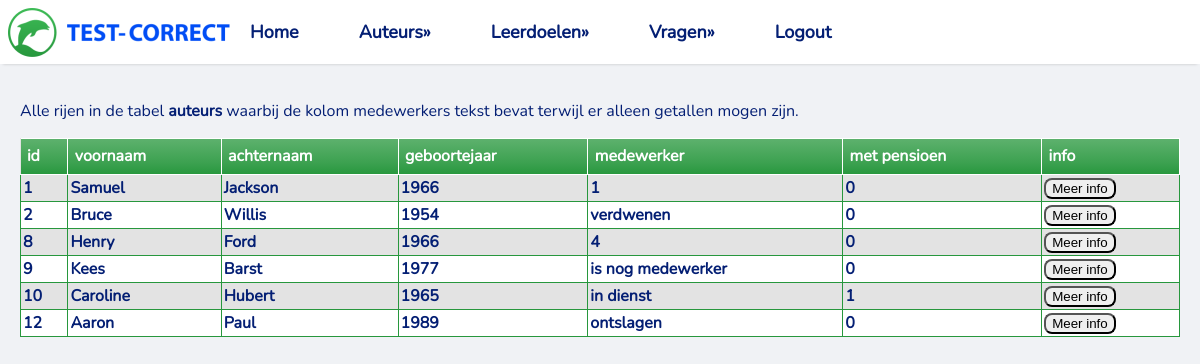
The page /auteur_text on the database as committed earlier.
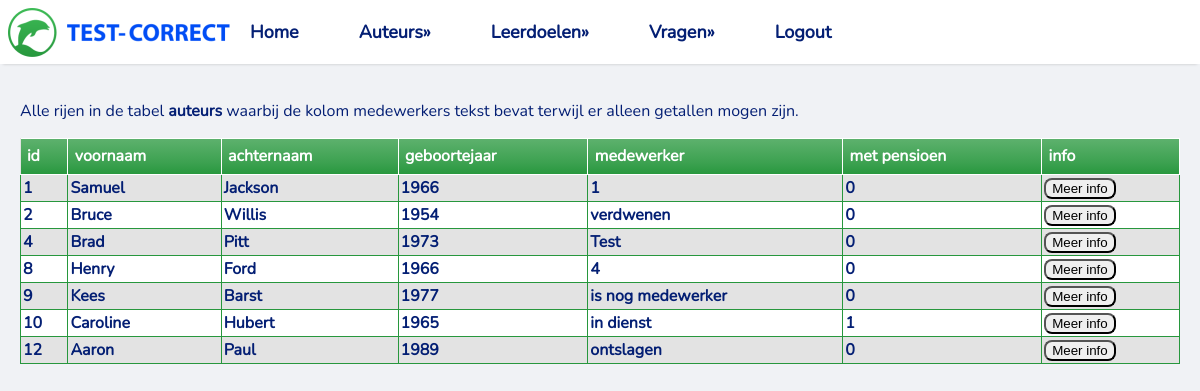
The same page on the database as committed later.
### tables this page shows
CREATE TABLE `auteurs` (
  `id` integer NOT NULL
,  `voornaam` varchar(80) NOT NULL
,  `achternaam` varchar(80) NOT NULL
,  `geboortejaar` integer DEFAULT NULL
,  `medewerker` varchar(250) NOT NULL
,  `met pensioen` integer NOT NULL
);

### app.py (the view)
@app.route("/auteur_text")
def get_auteur_text():
    tables = dbm.get_table_list()
    rows, columns = dbm.get_auteur_string()
    return render_template("auteur_strings.html", table_list=tables, rows=rows, columns=columns)

### lib/tablemodel.py (called while the page is built)
    def get_table_list(self):
        cursor = sqlite3.connect(self.database_file).cursor()
        cursor.execute("SELECT name FROM sqlite_master WHERE type='table'")
        tables = [table[0] for table in cursor.fetchall()]
        return tables

    def get_auteur_string(self):
        cursor = sqlite3.connect(self.database_file).cursor()
        cursor.execute(f"SELECT * FROM auteurs WHERE medewerker != 0 AND medewerker != 1")
        auteur_headers = [column_name[0] for column_name in cursor.description]
        auteur_content = cursor.fetchall()
        return auteur_content, auteur_headers

### templates/auteur_strings.html (shortened to what this page needs)
<!DOCTYPE html>
<html lang="en">
<head>
    <link rel="stylesheet" href="/static/basic.css" type="text/css">
</head>
<body>
{% include "Navbar.html" %}
<main>
    <p>Alle rijen in de tabel <b>auteurs</b> waarbij de kolom medewerkers tekst bevat terwijl er alleen getallen mogen zijn.</p>
 <div class="container">
    <table>
        <thead>
        <tr>
            {% for column in columns %}
                <th>{{ column }}</th>
            {% endfor %}
            <th>info</th>
        </tr>
        </thead>
        <tbody>
        {% for row in rows %}
        <tr class="active-row">
            {% for field in row %}
                <td>{{ field }}</td>
            {% endfor %}
        <td>
            <a href="https://www.test-correct.nl/?vraag={{ row[0] }}"><button>Meer info</button></a>
        </td>
        </tr>
        {% endfor %}
        </tbody>
    </table>
</div>
</main>
</body>
</html>

### templates/Navbar.html (shortened to what this page needs)
<nav>
    <ul>
        <li id="nav_logo"><img src="/static/test-correct.png" alt="Test-Correct"></li>
        <li><a href="/home">Home</a></li>
        <li>
            <a>Auteurs</a>
        </li>
        <li>
            <a>Leerdoelen</a>
        </li>
        <li>
            <a>Vragen</a>
        </li>
        <li><a href='/'>Logout</a></li>
    </ul>
</nav>

### static/basic.css (style rules this page uses)
* { box-sizing: border-box }
:root { --sans: 1em/1.6 system-ui, -apple-system, BlinkMacSystemFont, Segoe UI, Roboto, Oxygen, Ubuntu, Cantarell, Droid Sans, Helvetica Neue, Fira Sans, sans-serif; --mono: SFMono-Regular, Consolas, 'Liberation Mono', Menlo, Courier, 'Courier New', monospace; --font-nunito: url("../static/fonts/Nunito-Regular.ttf"); --c1: #ffffff; --c2: #f0f2f5; --c3: #f0f2f5; --c4: #041f74; --c5:#000; --c6: #000000; --m1: 8px; --rc: 8px; }
html { -ms-text-size-adjust: 100%; -webkit-text-size-adjust: 100%; }
body { margin: 100px 0 0; font-family: 'Nunito', serif; font-weight: 400; font-style: normal; text-rendering: optimizeLegibility; -webkit-font-smoothing: antialiased; background-color: var(--c3); color: var(--c4); }
nav { margin:0px auto 500px; box-shadow: 0 3px 3px -3px rgba(0, 0, 0, .2); width:100%; height:auto; display:flex; flex-wrap:nowrap; background:var(--c1); position:fixed; top:0; }
nav ul { margin:0;padding:0; list-style-type:none; display:flex; flex-wrap:nowrap; }
nav ul li { position:relative; margin:0 20px 0 0; float:left; display:inline-block; }
li > a:after { content: '»'; }
li > a:only-child:after { content: ''; }
nav ul li a { padding:20px; display:inline-block; color: #041f74; text-decoration:none; font-weight:bold; font-size: 18px }
table { border: 0px solid #27973D;background-color: #e3e3e3;width: 100% ;text-align: left; }
table td, table.purpleHorizon th { border: 1px solid #27973d;padding: 2px 2px; }
table tbody td { font-size: 16px;font-weight: bold;color: #041f74; }
table tr:nth-child(even) { background: #ffffff; }
table thead { background: #27973D;background: -moz-linear-gradient(top, #5db16d 0%, #3ca150 66%, #27973D 100%); background: -webkit-linear-gradient(top, #5db16d 0%, #3ca150 66%, #27973D 100%); background: linear-gradient(to bottom, #5db16d 0%, #3ca150 66%, #27973D 100%);border-bottom: 0px solid #270096; }
table thead th { font-size: 16px;font-weight: bold;color: #FFFFFF;text-align: left;border-left: 0px solid #041f74; }
table thead th:first-child { border-left: none; }
img, iframe { border: none; max-width: 100% }
table { border-collapse: collapse; border-spacing: 0; margin:1em 0 }
th, td { text-align: left; vertical-align: top; border: 1px solid; padding: 0.4em }
thead,tfoot { background: var(--c2) }
pre,code,input,select,textarea,button,img { border-radius: var(--rc) }
main,footer { margin: 0; width: auto; text-align: left; align-items: left; padding: 0 20px; }
#nav_logo { max-width: 100%; min-width: 230px; border: 0; margin: 0; }

Rows that differ between the two databases and show on the page:
now on this page (row edited): auteurs: row "4" "0", voornaam "Brad", achternaam "Pitt", geboortejaar "1973", medewerker "Test"
